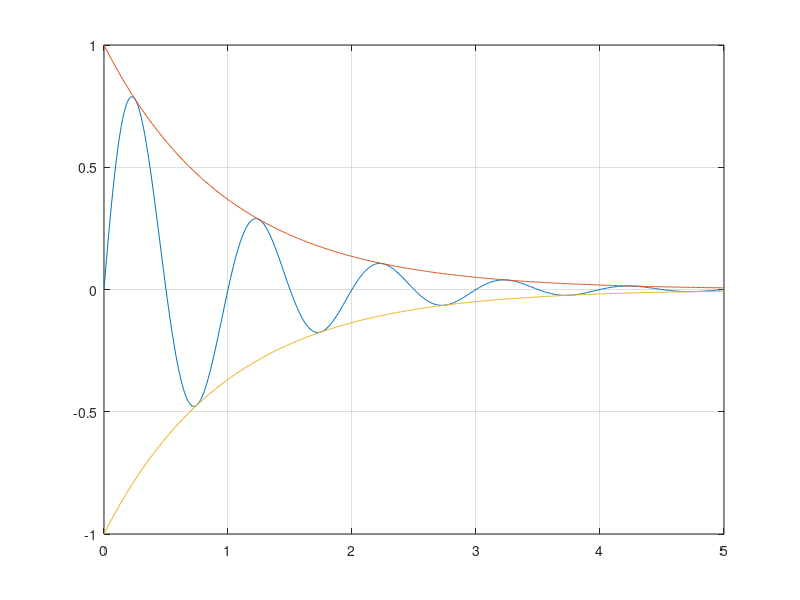

Recreate this plot in MATLAB.
N = 100;
h = 1/N;
x = 0:h:5;
y = sin(2*pi*x).*exp(-x);
axis([-0.5 1.5 -1.2 1.2])
plot(x, y, x, exp(-x), x, -exp(-x))
grid
